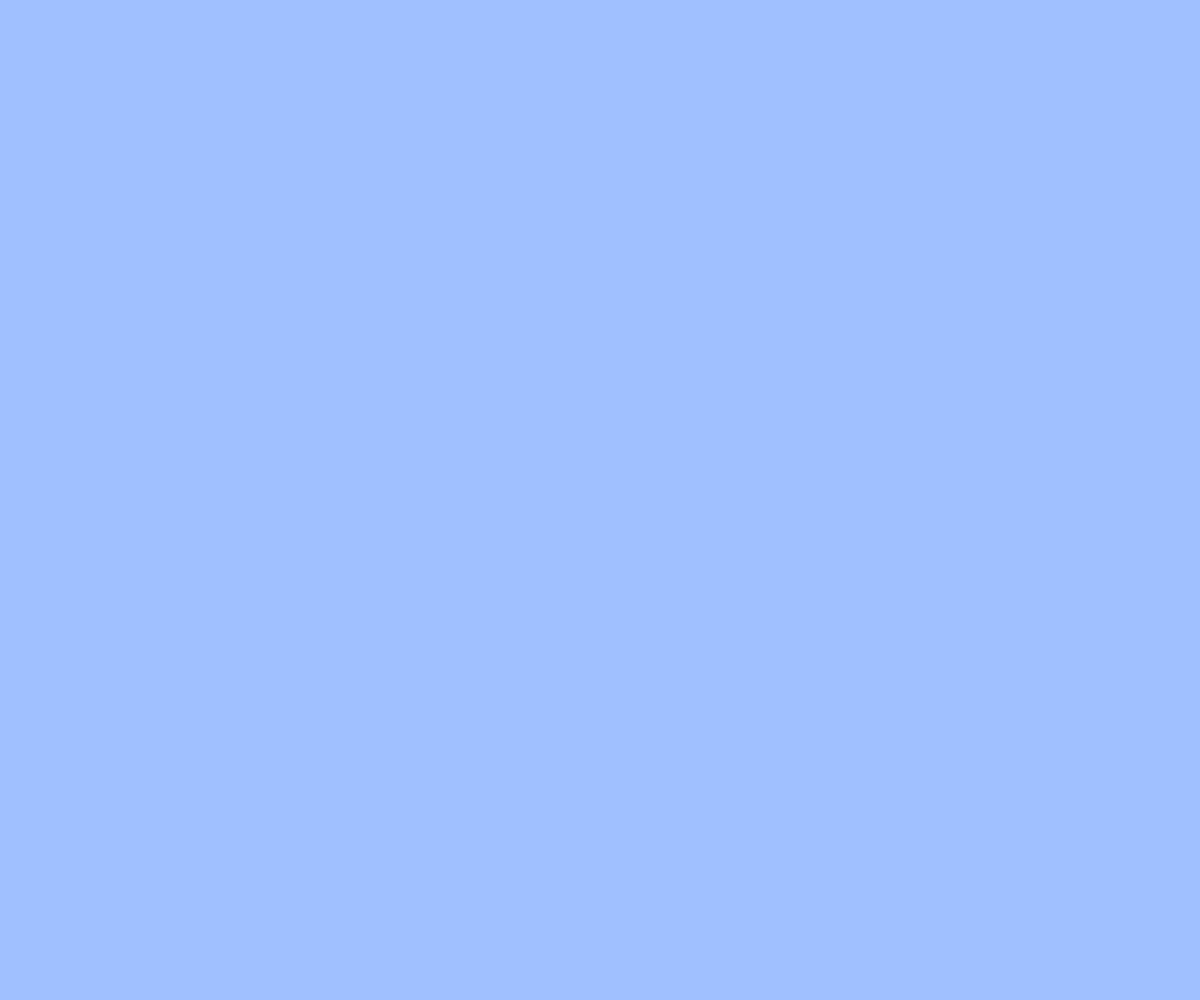
Frame 1 (no input)
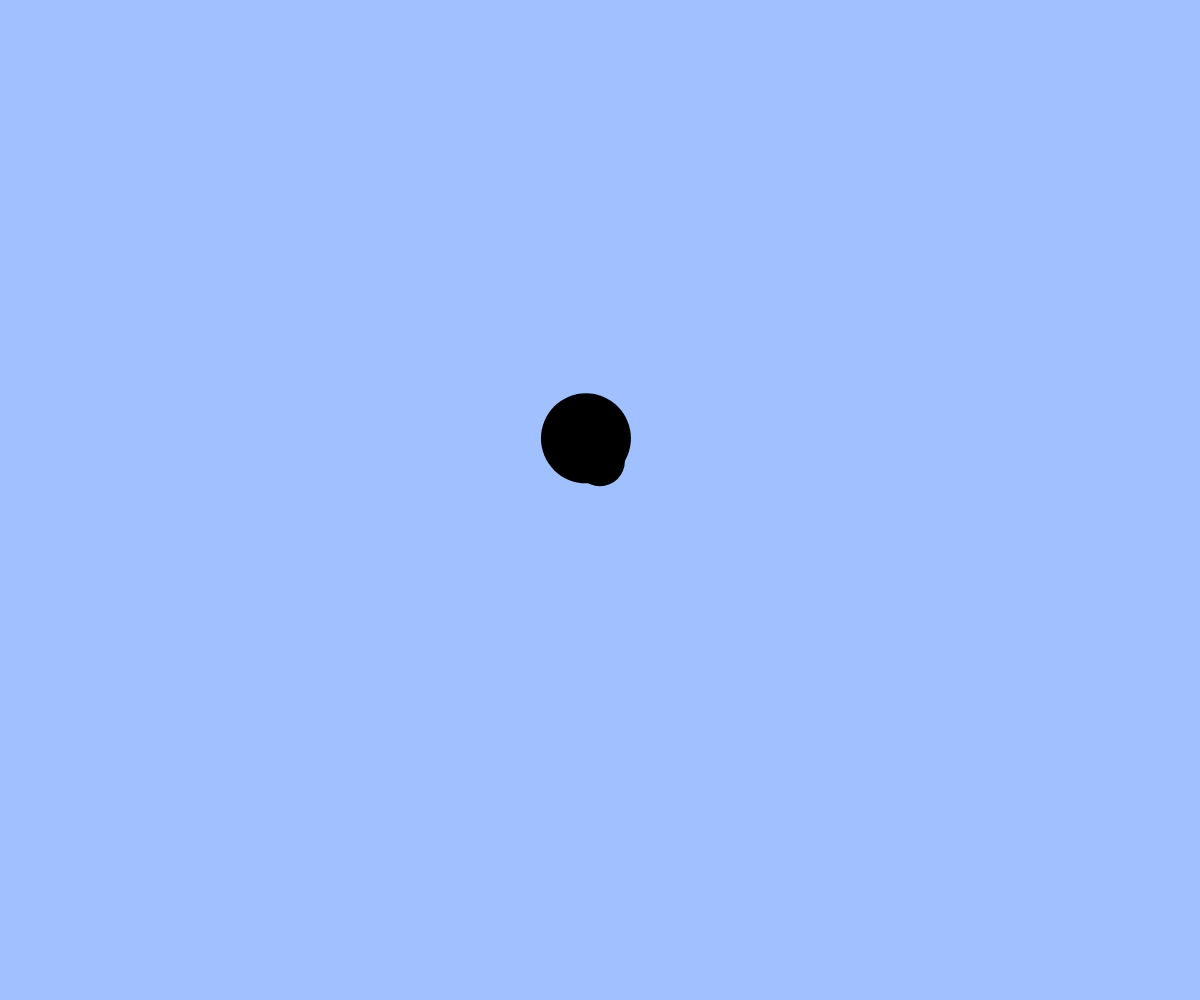
Frame 60 (no input)
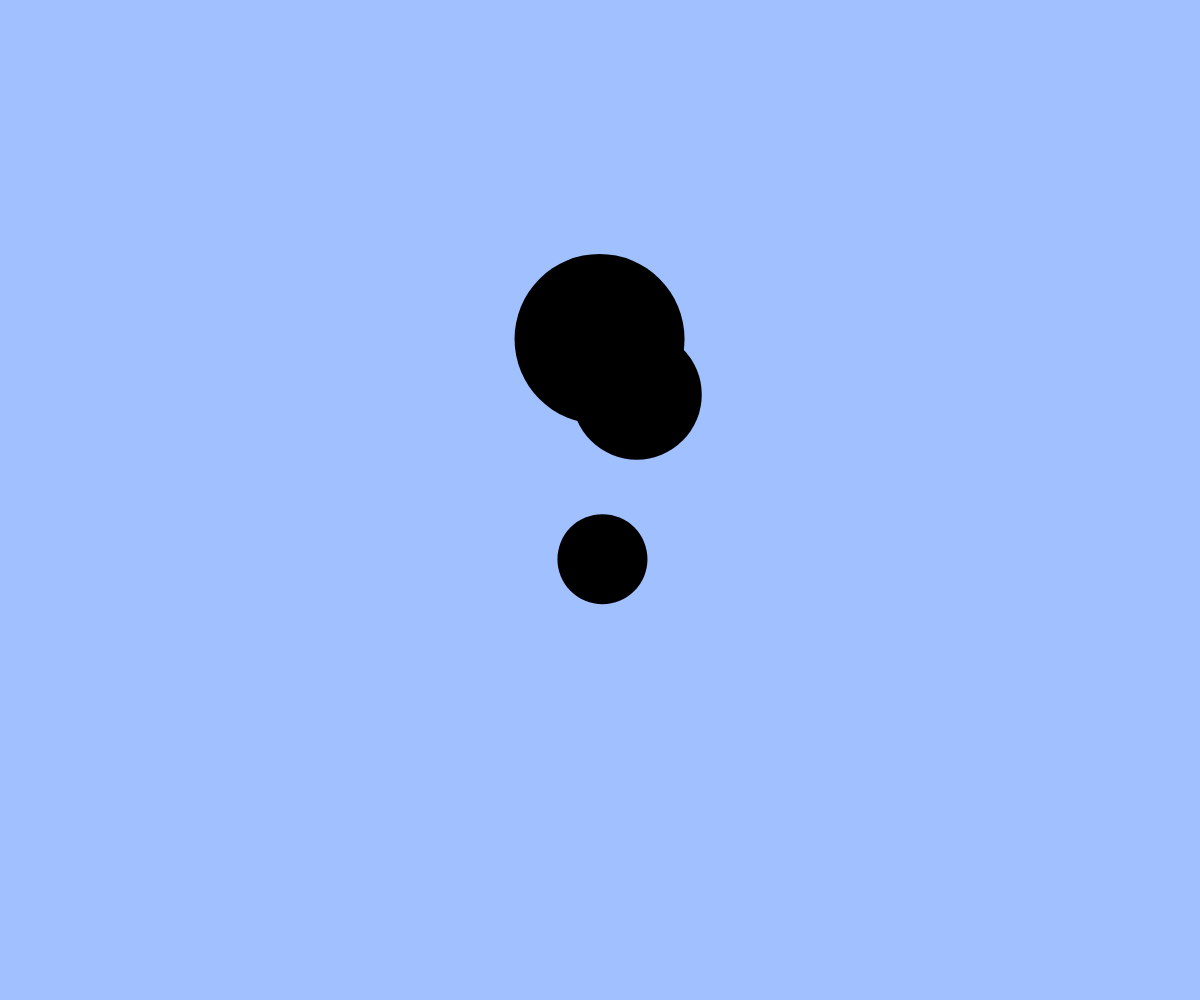
Frame 120 (the mouse pressed at the canvas centre since frame 60)

The p5.js sketch that drew these frames (run headless with seeded random() and noise() and a simulated clock; from frame 60 on, the mouse is pressed at the canvas centre):

// p5.js sketch
// ── sketch.js
// たくさん出てくるアニメーション
let balls;
let targets; // 追加（ボールを当てる的）

function setup(){
  createCanvas(windowWidth, windowHeight);
  balls = [];
  targets = [];
}

function windowResized(){
  resizeCanvas(windowWidth, windowHeight);
}

function draw(){
  background(160, 192, 255);

  // 的のアニメーション（注意：追加しないと何も起きない）
  for(let i = 0; i < targets.length; i++){
    let t = targets[i];
    fill(0);
    noStroke();
    ellipse(t.x, t.y, t.size);
    t.x += t.vx;
    t.y += t.vy;
    t.size += 2;
  }

  // ボールのアニメーション
  for(let i = 0; i < balls.length; i++){
    let b = balls[i];
    fill(255);
    noStroke();
    ellipse(b.x, b.y, b.size);
    b.x += b.vx;
    b.y += b.vy;
  }

  // 画面外に出たボールを配列から削除する
  const ballsInCanvas = []; // 画面内のボールを一時的に保持する配列
  for(let i = 0; i < balls.length; i++){
    let b = balls[i];
    if(b.x > 0 && b.x < width && b.y > 0 && b.y < height){ // 画面内
      ballsInCanvas.push(b);
    }
  }
  balls = ballsInCanvas; // 画面内のボールだけを残す

  // 補足：filter 関数を使うともっと簡単に書ける
  // balls = balls.filter(insideCanvas);

  if(frameCount % 20 === 0) { // 20フレームごとに新しい的を追加する
    // BLANK[1] 新しい的オブジェクトを作成して targets 配列に追加しよう
    // 画面中心からランダムな方向へ進むように vx, vy を決める
    let angle = random(TWO_PI);
    let speed = random(1, 4);
    let t = {
      x: width / 2,
      y: height / 2,
      size: 12,      // 初期サイズ（直径）
      vx: cos(angle) * speed,
      vy: sin(angle) * speed
    };
    targets.push(t);
  }

  // ボールに当たった or 大きくなりすぎた的を配列から削除する
  const activeTargets = []; // 生き残った的を一時的に保持する配列
  for(let i = 0; i < targets.length; i++){
    let t = targets[i];
    if(t.size < 200){ // 大きくなりすぎていない
      let hit = false;
      for(let j = 0; j < balls.length; j++){ // すべてのボールと衝突判定
        let b = balls[j];
        // BLANK[2] 衝突判定：ボールと的の中心距離が半径和未満なら当たった
        let d = dist(b.x, b.y, t.x, t.y);
        let rSum = (b.size + t.size) / 2;
        if(d < rSum){
          hit = true;
          break;
        }
      }
      if(!hit) activeTargets.push(t); // 衝突していなければ生き残る
    }
  }
  targets = activeTargets; // 生き残った的だけを残す
}

function mouseDragged(){
  const dx = mouseX - pmouseX;
  const dy = mouseY - pmouseY;
  // p5.js には mag(x,y) のグローバル関数は無いので長さはこう計算するのが安全
  const speed = sqrt(dx*dx + dy*dy);
  if(speed > 5){
    const b = { x: mouseX, y: mouseY, size: 20, vx: dx, vy: dy };
    balls.push(b);
  }
}

function insideCanvas(b) {
  return b.x > 0 && b.x < width && b.y > 0 && b.y < height;
}
